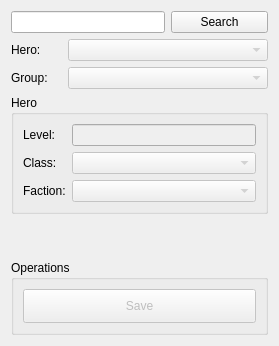
     <widget class="QWidget" name="tab">
      <property name="sizePolicy">
       <sizepolicy hsizetype="Preferred" vsizetype="Preferred">
        <horstretch>0</horstretch>
        <verstretch>0</verstretch>
       </sizepolicy>
      </property>
      <attribute name="title">
       <string>User Control</string>
      </attribute>
      <layout class="QVBoxLayout" name="verticalLayout">
       <property name="sizeConstraint">
        <enum>QLayout::SetNoConstraint</enum>
       </property>
       <item>
        <layout class="QGridLayout" name="gridLayout_3">
         <property name="sizeConstraint">
          <enum>QLayout::SetMinimumSize</enum>
         </property>
         <item row="1" column="0">
          <widget class="QLabel" name="label">
           <property name="sizePolicy">
            <sizepolicy hsizetype="Minimum" vsizetype="Preferred">
             <horstretch>0</horstretch>
             <verstretch>0</verstretch>
            </sizepolicy>
           </property>
           <property name="maximumSize">
            <size>
             <width>60</width>
             <height>16777215</height>
            </size>
           </property>
           <property name="text">
            <string>Hero:</string>
           </property>
          </widget>
         </item>
         <item row="0" column="0" colspan="2">
          <widget class="QLineEdit" name="lineEdit"/>
         </item>
         <item row="0" column="2">
          <widget class="QPushButton" name="pushButton">
           <property name="minimumSize">
            <size>
             <width>80</width>
             <height>0</height>
            </size>
           </property>
           <property name="maximumSize">
            <size>
             <width>120</width>
             <height>16777215</height>
            </size>
           </property>
           <property name="text">
            <string>Search</string>
           </property>
          </widget>
         </item>
         <item row="2" column="0">
          <widget class="QLabel" name="label_5">
           <property name="text">
            <string>Group:</string>
           </property>
          </widget>
         </item>
         <item row="2" column="1" colspan="2">
          <widget class="QComboBox" name="groups_combobox">
           <property name="enabled">
            <bool>false</bool>
           </property>
          </widget>
         </item>
         <item row="1" column="1" colspan="2">
          <widget class="QComboBox" name="found_heroes">
           <property name="enabled">
            <bool>false</bool>
           </property>
           <property name="sizePolicy">
            <sizepolicy hsizetype="Minimum" vsizetype="Fixed">
             <horstretch>0</horstretch>
             <verstretch>0</verstretch>
            </sizepolicy>
           </property>
           <property name="minimumSize">
            <size>
             <width>200</width>
             <height>0</height>
            </size>
           </property>
          </widget>
         </item>
        </layout>
       </item>
       <item>
        <widget class="QGroupBox" name="groupBox_3">
         <property name="minimumSize">
          <size>
           <width>0</width>
           <height>100</height>
          </size>
         </property>
         <property name="title">
          <string>Hero</string>
         </property>
         <layout class="QVBoxLayout" name="verticalLayout_3">
          <item>
           <layout class="QGridLayout" name="gridLayout">
            <item row="1" column="0">
             <widget class="QLabel" name="label_2">
              <property name="text">
               <string>Level:</string>
              </property>
             </widget>
            </item>
            <item row="2" column="0">
             <widget class="QLabel" name="label_3">
              <property name="text">
               <string>Class:</string>
              </property>
             </widget>
            </item>
            <item row="2" column="1">
             <widget class="QComboBox" name="class_combobox">
              <property name="enabled">
               <bool>false</bool>
              </property>
             </widget>
            </item>
            <item row="3" column="0">
             <widget class="QLabel" name="label_4">
              <property name="text">
               <string>Faction:</string>
              </property>
             </widget>
            </item>
            <item row="1" column="1">
             <widget class="QLineEdit" name="level_label">
              <property name="enabled">
               <bool>false</bool>
              </property>
             </widget>
            </item>
            <item row="3" column="1">
             <widget class="QComboBox" name="faction_combobox">
              <property name="enabled">
               <bool>false</bool>
              </property>
             </widget>
            </item>
           </layout>
          </item>
         </layout>
        </widget>
       </item>
       <item>
        <spacer name="verticalSpacer">
         <property name="orientation">
          <enum>Qt::Vertical</enum>
         </property>
         <property name="sizeHint" stdset="0">
          <size>
           <width>20</width>
           <height>40</height>
          </size>
         </property>
        </spacer>
       </item>
       <item>
        <widget class="QGroupBox" name="groupBox">
         <property name="minimumSize">
          <size>
           <width>0</width>
           <height>75</height>
          </size>
         </property>
         <property name="maximumSize">
          <size>
           <width>16777215</width>
           <height>75</height>
          </size>
         </property>
         <property name="title">
          <string>Operations</string>
         </property>
         <layout class="QHBoxLayout" name="horizontalLayout_2">
          <item>
           <widget class="QPushButton" name="pushButton_3">
            <property name="enabled">
             <bool>false</bool>
            </property>
            <property name="sizePolicy">
             <sizepolicy hsizetype="Minimum" vsizetype="Expanding">
              <horstretch>0</horstretch>
              <verstretch>0</verstretch>
             </sizepolicy>
            </property>
            <property name="text">
             <string>Save</string>
            </property>
           </widget>
          </item>
         </layout>
        </widget>
       </item>
      </layout>
     </widget>
